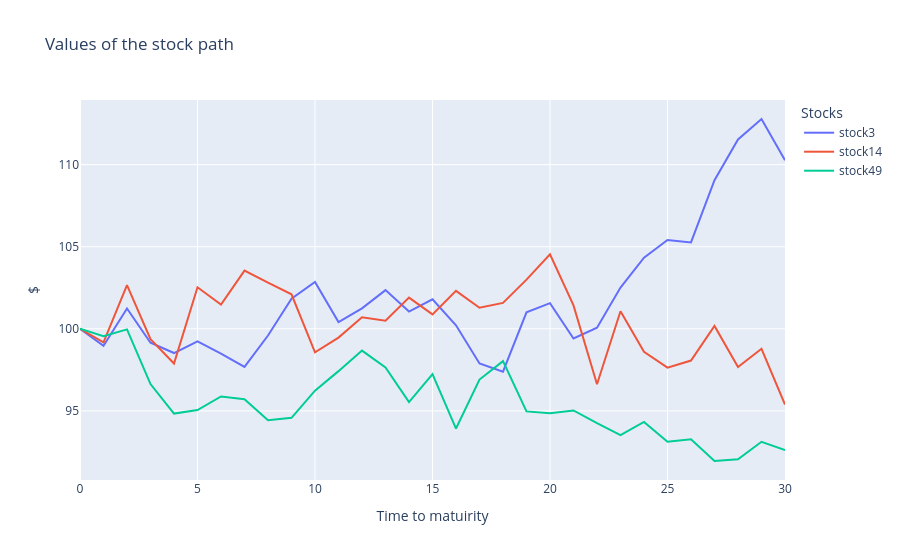

The cell this chart's notebook holds for it:
### Code cell
fig = go.Figure()
# Add traces for each column
for column in stock_prices.columns[values]:
    fig.add_trace(go.Scatter(x=stock_prices.index, y=stock_prices[column], mode='lines', name=f"stock{column}"))

# Update layout
fig.update_layout(
    title='Values of the stock path ',
    xaxis_title='Time to matuirity',
    yaxis_title='$',
    template='plotly',
    legend=dict(title='Stocks'),
)

# Show the plot
fig.show()

### Figure 1 — Plotly figure (JSON) as saved in the notebook; plotly's stock layout.template omitted (floating-point values rounded to 4 significant figures)
{"data": [{"mode": "lines", "name": "stock3", "type": "scatter", "x": [0, 1, 2, 3, 4, 5, 6, 7, 8, 9, 10, 11, 12, 13, 14, 15, 16, 17, 18, 19, 20, 21, 22, 23, 24, 25, 26, 27, 28, 29, 30], "y": [100, 98.97, 101.2, 99.15, 98.52, 99.23, 98.48, 97.68, 99.59, 101.8, 102.8, 100.4, 101.2, 102.4, 101.0, 101.8, 100.2, 97.89, 97.39, 101.0, 101.6, 99.41, 100.1, 102.5, 104.3, 105.4, 105.3, 109.1, 111.5, 112.8, 110.3]}, {"mode": "lines", "name": "stock14", "type": "scatter", "x": [0, 1, 2, 3, 4, 5, 6, 7, 8, 9, 10, 11, 12, 13, 14, 15, 16, 17, 18, 19, 20, 21, 22, 23, 24, 25, 26, 27, 28, 29, 30], "y": [100, 99.18, 102.7, 99.37, 97.88, 102.5, 101.5, 103.5, 102.8, 102.1, 98.57, 99.47, 100.7, 100.5, 101.9, 100.9, 102.3, 101.3, 101.6, 103.0, 104.5, 101.4, 96.62, 101.1, 98.6, 97.64, 98.07, 100.2, 97.67, 98.78, 95.39]}, {"mode": "lines", "name": "stock49", "type": "scatter", "x": [0, 1, 2, 3, 4, 5, 6, 7, 8, 9, 10, 11, 12, 13, 14, 15, 16, 17, 18, 19, 20, 21, 22, 23, 24, 25, 26, 27, 28, 29, 30], "y": [100, 99.55, 99.97, 96.63, 94.83, 95.05, 95.88, 95.71, 94.43, 94.57, 96.23, 97.42, 98.67, 97.64, 95.53, 97.24, 93.92, 96.91, 98.03, 94.97, 94.85, 95.03, 94.25, 93.53, 94.33, 93.12, 93.27, 91.95, 92.05, 93.12, 92.62]}], "layout": {"legend": {"title": {"text": "Stocks"}}, "title": {"text": "Values of the stock path "}, "xaxis": {"title": {"text": "Time to matuirity"}}, "yaxis": {"title": {"text": "$"}}}}
